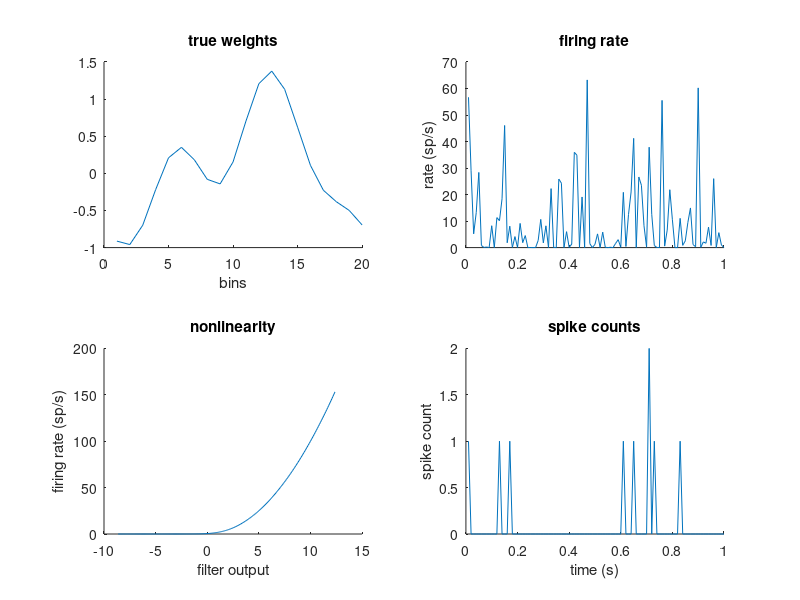

Reproduce this figure in MATLAB. (Note: this script raises an error after producing the figure.)
% demo_PoissonGLM_regularized.m
%
% Simulate and recover weights from a Poisson GLM generalized-softplus
% nonlinearity using regularization 

addpath nlfuns
addpath loglifuns
clear;  % clear memory

%% 1. Make simulated dataset =============

dtbin = .01; % bin size for representing time (s)

nw = 20;  % number of weights

% Create stimulus 
nsec = 50;   % stimulus length 
nsampsTrain = round(nsec/dtbin);  % number of bins for training data
nsampsTest = 1e6;  % pick large value for size of test set
Xtrain = randn(nsampsTrain,nw); % training stimulus 
Xtest = randn(nsampsTest,nw); % test stimulus 

% Generate weights
sigsmooth = 2.5;  % sigma for smoothing true weights
gfilt = normpdf((1:nw)',nw/2,sigsmooth);  % Gaussian smoothing filter
wts = real(ifft(fft(randn(nw,1)).*fft(gfilt)));  % generate random smooth weights

% Set up nonlinearity
nonlinearityTYPE = 2;  % (1 = softplus p=0.6, 2 = softplus p=2)
switch nonlinearityTYPE

    case 1 % ---- set nonlinearity to softplus p = 0.6 -------
    ptrue = .6;  % power
    fnlin = @(x)(log(1+exp(x)).^ptrue);

    % adjust model-specific params
    bias = 20; % Set bias
    wts = wts./norm(wts)*40; % set weight amplitude

    otherwise % ---- set nonlinearity to softplus p = 2 -------
    ptrue = 2;  % power
    fnlin = @(x)(log(1+exp(x)).^ptrue);

    % adjust model-specific params
    bias = 1.5; % Set bias
    wts = wts./norm(wts)*3; % set weight amplitude
end

% Simulate response (training data)
filteroutputTrain = (Xtrain*wts) + bias; % output of filter + bias
rateTrain = fnlin(filteroutputTrain);  % conditional intensity
spsTrain = poissrnd(rateTrain*dtbin);  % spike train

% Simulate response (test data)
filteroutputTest = (Xtest*wts) + bias; % test output of filter + bias
rateTest = fnlin(filteroutputTest);  % test conditional intensity
spsTest = poissrnd(rateTest*dtbin);  % test spike train


% ======  Make plots showing true params and spike rates =========

subplot(221);  % plot weights
ttw = 1:nw; % time bins for weights
plot(ttw, wts); 
box off; title('true weights'); xlabel('bins');

subplot(223);  % plot nonlinearity
xx = min(filteroutputTrain):.1:max(filteroutputTrain);
plot(xx,fnlin(xx));  box off; 
title('nonlinearity'); xlabel('filter output'); ylabel('firing rate (sp/s)');

subplot(222);  % plot firing rate
tt = 1:min(nsampsTrain,1/dtbin); % time bins to plot
plot(tt*dtbin,rateTrain(tt)); box off; ylabel('rate (sp/s)'); title('firing rate');

subplot(224);  % plot spike counts
plot(tt*dtbin,spsTrain(tt));  box off;    
ylabel('spike count'); xlabel('time (s)'); title('spike counts');

fprintf('------Simulated dataset-------\n')
fprintf('number of bins: %d\n',nsampsTrain);
fprintf('max spike rate: %.1f sp/s\n',max(rateTrain));
fprintf('total spikes:  %d\n', sum(spsTrain));


%% === 2. ML fit poisson GLM using true generalized-softplus nonlinearity with p=1 ====================

Xmattrain = [Xtrain, ones(nsampsTrain,1)];  % set design matrix for training set
Xmattest = [Xtest, ones(nsampsTest,1)];  % set design matrix for test set

% -- Set options --- 
opts = optimoptions('fminunc','algorithm','trust-region','SpecifyObjectiveGradient',true,'HessianFcn','objective','display','off');
prs0 = randn(nw+1,1)*.1;  % initialize weights randomly
powfix = 1;  % fixed assumption of p

% -- Make loss function and minimize -----
nlfun = @(x)gnlzsoftplusfun(x,powfix);  % set nonlinearity
lossfun = @(prs)neglogli_PoissGLM(prs,Xmattrain,spsTrain,nlfun,dtbin); % negative log-li fun
prsML = fminunc(lossfun,prs0,opts);

wMLp1 = prsML(1:nw);  % ML estmate of weights given p=1
bMLp1 = prsML(nw+1);  % ML estimate of bias b given p=1

%% === 3. MAP fit with p=1 across diff levels of regularization =========================================

diagvals = ones(nw,1)*[-1 2 -1];  % values needed for graph laplacian matrix
CgraphLapl = spdiags(diagvals, -1:1, nw,nw);
CgraphLapl(1,nw) = -1; % fix corners
CgraphLapl(nw,1) = -1; % fix corners
Cmat = [CgraphLapl, sparse(nw,1); sparse(1,nw+1)];  % add row & column of zeros for bias term

% Set up grid of lambda values (regularization strength parameters)
lamvals = 2.^(-5:10); % it's common to use a log-spaced set of values
nlam = length(lamvals);

% Allocate space for train and test errors
LLtrain = zeros(nlam,1);  % training log-likelihood
LLtest = zeros(nlam,1);   % test log-likelihood
prs_reg = zeros(nw+1,nlam); % parameters for each lambda

% Define train and test log-likelihood funcs
negLtrainfun = @(prs)neglogli_PoissGLM(prs,Xmattrain,spsTrain,nlfun,dtbin); 
negLtestfun  = @(prs)neglogli_PoissGLM(prs,Xmattest,spsTest,nlfun,dtbin); 

% Now compute MAP estimate for each ridge parameter
prsMAP = prsML; % initialize parameter estimate with ML estimate
clf; subplot(212); plot(ttw,ttw*0,'k--','linewidth',1); hold on; % initialize plot
for jj = 1:nlam

    % Compute ridge-penalized MAP estimate
    Cinv = lamvals(jj)*Cmat; % set inverse prior covariance
    lossfun = @(prs)neglogposterior(prs,negLtrainfun,Cinv);
    prsMAP = fminunc(lossfun,prsMAP,opts);
    
    % Compute negative logli
    LLtrain(jj) = -negLtrainfun(prsMAP); % training loss
    LLtest(jj) = -negLtestfun(prsMAP); % test loss
    
    % store the filter
    prs_reg(:,jj) = prsMAP;
    
    % plot it
    subplot(211);
    semilogx(lamvals(1:jj), LLtrain(1:jj)/nsampsTrain, '-o', lamvals(1:jj), LLtest(1:jj)/nsampsTest,'-*');
    box off; xlabel('lambda'); ylabel('log-likelihood per sample'); 
    legend('train', 'test', 'location', 'northwest'); 
    subplot(212);
    plot(ttw,prsMAP(1:nw),'linewidth', 2); 
    title(['smoothing estimate: lambda = ', num2str(lamvals(jj))]);
    xlabel('time before spike (s)'); drawnow; 
end
[~,jjmax] = max(LLtest);
subplot(211); 
hold on;
semilogx(lamvals(jjmax),LLtest(jjmax)/nsampsTest,'kd'); hold off;
title('train and test log-likelihood');
subplot(212); 
plot(ttw,prs_reg(1:nw,jjmax),'k--', 'linewidth', 3);


% %% ==== 5. Make figs and print results ============
% 
% % Report result
% fprintf('\n------ Fitting Results -------\n')
% fprintf('True vs softplus (p=1):  corr coeff= %.2f\n', corr(wts,wMLp1));
% %fprintf('   True vs joint:  corr coeff= %.2f\n', corr(wts,wMLjoint));
% fprintf('\n    b true: %.2f\n',bias);
% fprintf('b ML (p=1): %.2f\n',bMLp1);
% %fprintf('   b-joint: %.2f\n',bMLjoint);
% 
% % Make plots
% subplot(224);
% ttw = 1:nw;
% plot(ttw,wts./norm(wts),ttw,wMLp1./norm(wMLp1));
% axis tight;
% xlabel('time bin'); ylabel('coefficient');
% title('normalized true and inferred weights');
% legend('true','ML(p=1)');
% 
% %fprintf('\ntrue vs inferred power p:  %.2f, %.2f\n', ptrue,powML);
% 
